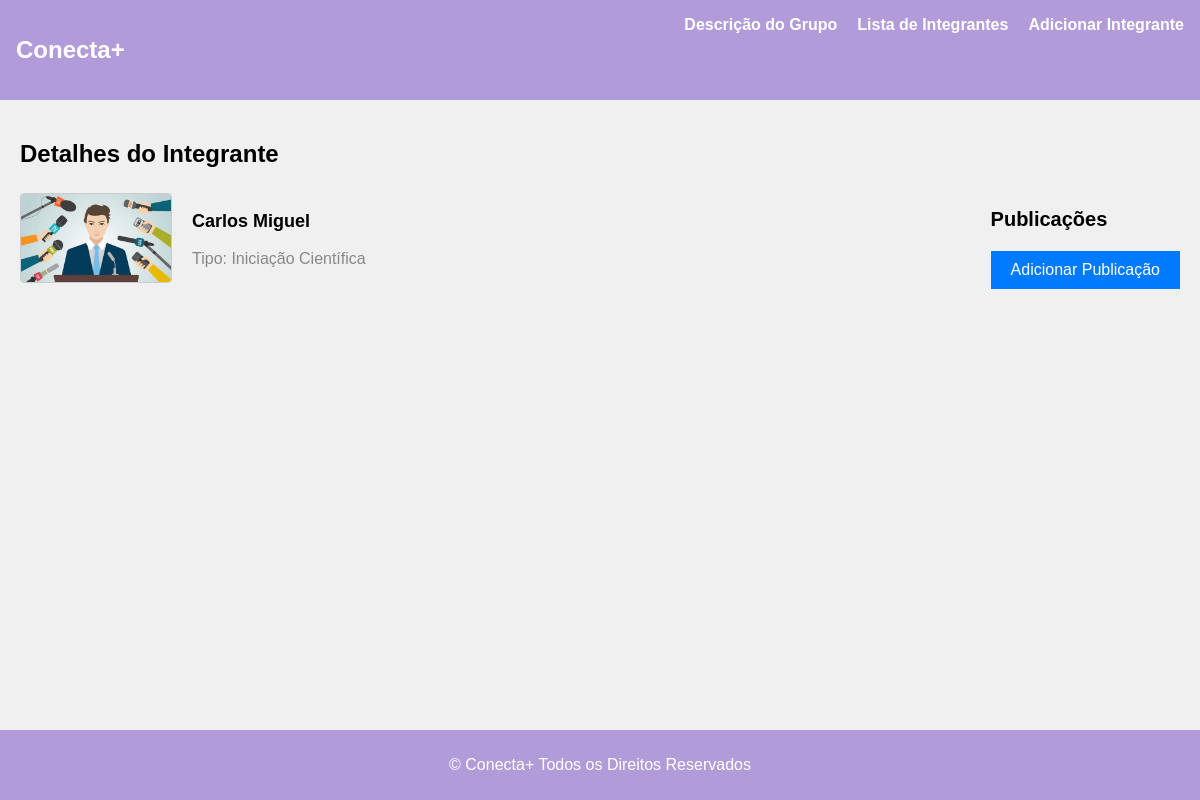
The app's page /integrante/10/ with its own data.
### grupo_pesquisa/models.py (models this page shows, shortened)
class Integrante(models.Model):
    nome = models.CharField(max_length=100)
    TIPO_CHOICES = (
        ('Iniciação Científica', 'Iniciação Científica'),
        ('Mestrando', 'Mestrando'),
        ('Doutorando', 'Doutorando'),
        ('Pós-doutorando', 'Pós-doutorando'),
        ('Professor', 'Professor'),
    )
    tipo = models.CharField(max_length=20, choices=TIPO_CHOICES)
    foto = models.ImageField(upload_to=upload_location)

### grupo_pesquisa/views.py (the view, shortened to what this page needs)
# urls.py: path('integrante/<int:integrante_id>/', views.detalhes_integrante, name='detalhes_integrante'),
def detalhes_integrante(request, integrante_id):
    integrante = get_object_or_404(Integrante, pk=integrante_id)
    publicacoes = integrante.publicacoes.all()
    publicacoes_disponiveis = Publicacao.objects.all()
    form = PublicacaoForm()
    return render(request, 'detalhes_integrante.html', {
        'integrante': integrante,
        'publicacoes': publicacoes,
        'publicacoes_disponiveis': publicacoes_disponiveis,
        'form': form,
    })

### grupo_pesquisa/templates/detalhes_integrante.html (shortened to what this page needs)
{% extends "base.html" %}
{% block content %}
    <section>
        <h2 class="section-title">Detalhes do Integrante</h2>
        <div class="integrante-details">
            <img src="{{ integrante.foto.url }}" alt="{{ integrante.nome }}" class="integrante-image">
            <div class="integrante-info">
                <h3 class="integrante-name">{{ integrante.nome }}</h3>
                <p class="integrante-type">Tipo: {{ integrante.tipo }}</p>
            </div>
            <div class="publicacoes">
                <h3 class="publicacoes-title">Publicações</h3>
                <button id="adicionar-publicacao" class="btn">Adicionar Publicação</button>
            </div>
        </div>
    </section>
</div>
{% endblock %}

### grupo_pesquisa/templates/base.html (style rules this page uses)
body { font-family: Arial, sans-serif; margin: 0; padding: 0; min-height: 100vh; background-color: #f0f0f0; display: flex; flex-direction: column; }

### grupo_pesquisa/templates/detalhes_integrante.html (style rules this page uses)
.section-title { font-size: 24px; margin-bottom: 20px; }
.integrante-details { display: flex; align-items: center; margin-bottom: 20px; }
.integrante-image { max-width: 150px; margin-right: 20px; border: 1px solid #ccc; border-radius: 4px; }
.integrante-info { flex: 1; }
.integrante-name { font-size: 18px; }
.integrante-type { font-size: 16px; color: #888; }
.publicacoes-title { font-size: 20px; margin-top: 20px; }
.btn { background-color: #007BFF; color: #fff; padding: 10px 20px; border: none; cursor: pointer; font-size: 16px; }

### records on screen
Integrante: foto (picture), nome "Carlos Miguel", tipo "Iniciação Científica"
